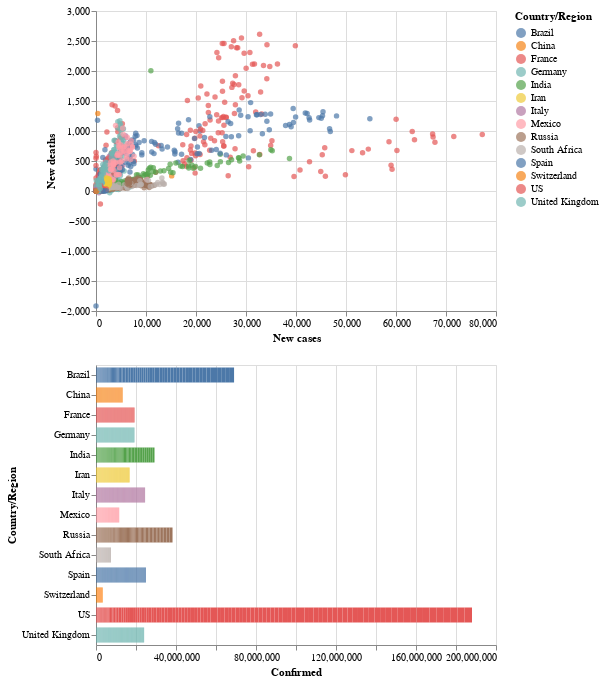

Notebook cell for this chart:
### Code cell
brush = alt.selection(type='interval')
 
points = alt.Chart(selected_countries).mark_circle().encode(
    x='New cases:Q',
    y='New deaths:Q',
    color=alt.condition(brush, 'Country/Region:N', alt.value('lightgray'))
).add_selection(
    brush
)
 
bars = alt.Chart(selected_countries).mark_bar(size=15).encode(
    y='Country/Region:N',
    color='Country/Region:N',
    x='Confirmed:Q'
).transform_filter(
    brush
)
 
points & bars

### Figure 1 — Vega-Lite specification as saved in the notebook (floating-point values rounded to 4 significant figures; data arrays with more than 128 entries replaced by an {"elided": "..."} marker saying what was removed)
{"config": {"view": {"continuousWidth": 400, "continuousHeight": 300}}, "vconcat": [{"mark": "circle", "encoding": {"color": {"condition": {"type": "nominal", "field": "Country/Region", "selection": "selector008"}, "value": "lightgray"}, "x": {"type": "quantitative", "field": "New cases"}, "y": {"type": "quantitative", "field": "New deaths"}}, "selection": {"selector008": {"type": "interval"}}}, {"mark": {"type": "bar", "size": 15}, "encoding": {"color": {"type": "nominal", "field": "Country/Region"}, "x": {"type": "quantitative", "field": "Confirmed"}, "y": {"type": "nominal", "field": "Country/Region"}}, "transform": [{"filter": {"selection": "selector008"}}]}], "data": {"name": "data-1531b82b81476fb17332d47b982be4e8"}, "$schema": "https://vega.github.io/schema/vega-lite/v4.8.1.json", "datasets": {"data-1531b82b81476fb17332d47b982be4e8": {"elided": "2506 records"}}}
